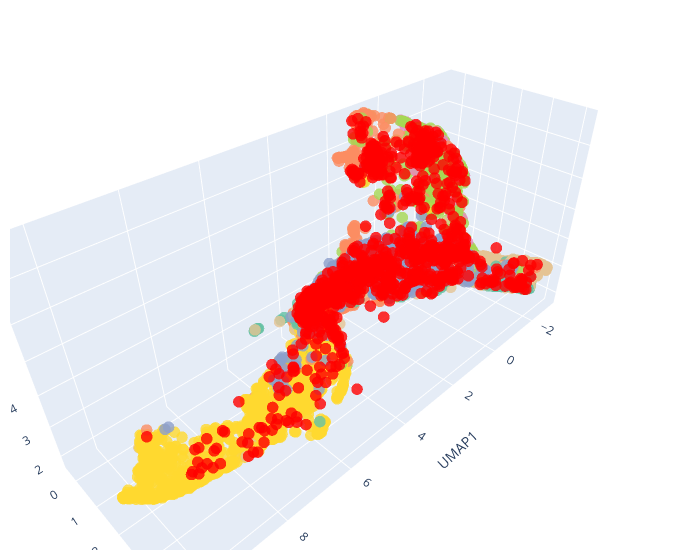

Notebook source saved alongside this figure:
### Code cell
x, y, z = embedding_all[:,0], embedding_all[:,1], embedding_all[:,2] 
scat_labels = labels_all
labeltypes = sorted(list(set(scat_labels)))

labeltypes.remove('fu/hyb') # make these custom


pal = sns.color_palette("Set2", n_colors=len(labeltypes))
color_dict = dict(zip(labeltypes, pal))
color_dict['fu/hyb'] = (1,0,0) # make them red
c = [color_dict[val] for val in scat_labels]

fig = go.Figure(data=[go.Scatter3d(x=x, y=y, z=z,
                                   mode='markers',
                                   #hovertext = umap_df.call_lable.values, #+ " (" +umap_df.Name.values+")",
                                   hovertext = df.indv.values+" "+df.Name.values,
                                   marker=dict(
                                       size=4,
                                       color=c,                # set color to an array/list of desired values
                                       #colorscale='Viridis',   # choose a colorscale
                                       opacity=0.8
                                       ))])

fig.update_layout(scene = dict(
                    xaxis_title='UMAP1',
                    yaxis_title='UMAP2',
                    zaxis_title='UMAP3'),
                    #zaxis_title='Duration (s)'),
                    width=700,
                    margin=dict(r=20, b=10, l=10, t=10))

fig.show()

### Figure 1 — Plotly figure (JSON) as saved in the notebook; plotly's stock layout.template omitted (floating-point values rounded to 4 significant figures; data arrays with more than 128 entries replaced by an {"elided": "..."} marker saying what was removed)
{"data": [{"hovertext": {"elided": "993 str values"}, "marker": {"color": {"elided": "7423x3 float values"}, "opacity": 0.8, "size": 4}, "mode": "markers", "type": "scatter3d", "x": {"elided": "7423 float values"}, "y": {"elided": "7423 float values"}, "z": {"elided": "7423 float values"}}], "layout": {"margin": {"b": 10, "l": 10, "r": 20, "t": 10}, "scene": {"xaxis": {"title": {"text": "UMAP1"}}, "yaxis": {"title": {"text": "UMAP2"}}, "zaxis": {"title": {"text": "UMAP3"}}}, "width": 700}}
